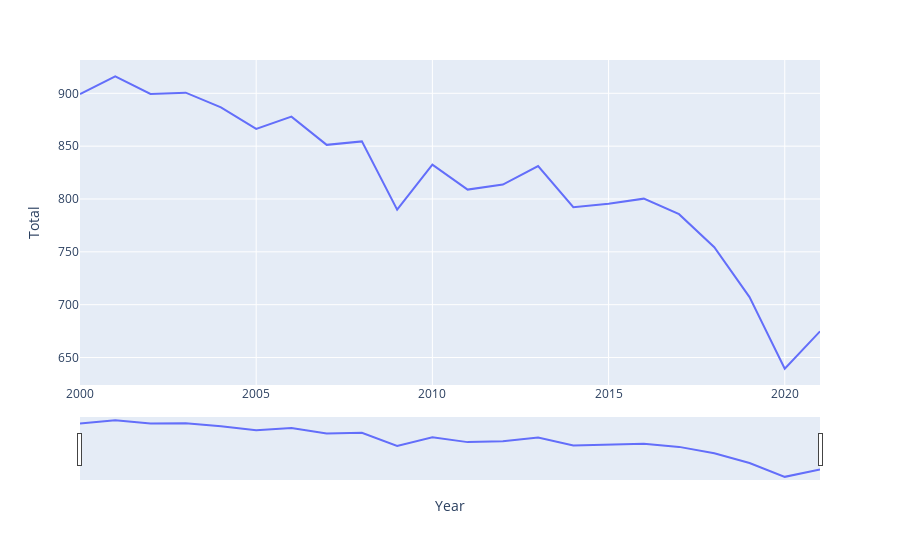

This figure's notebook cell:
### Code cell
#  plot to see total emission versus year for 'Germany'
fig_ger = px.line(df_ger, x="Year", y="Total")
fig_ger.update_xaxes(rangeslider_visible=True)
fig_ger.show()

### Figure 1 — Plotly figure (JSON) as saved in the notebook; plotly's stock layout.template omitted (floating-point values rounded to 4 significant figures)
{"data": [{"hovertemplate": "Year=%{x}<br>Total=%{y}<extra></extra>", "legendgroup": "", "line": {"color": "#636efa", "dash": "solid"}, "marker": {"symbol": "circle"}, "mode": "lines", "name": "", "orientation": "v", "showlegend": false, "type": "scatter", "x": [2000, 2001, 2002, 2003, 2004, 2005, 2006, 2007, 2008, 2009, 2010, 2011, 2012, 2013, 2014, 2015, 2016, 2017, 2018, 2019, 2020, 2021], "xaxis": "x", "y": [899.4, 916.1, 899.4, 900.6, 886.6, 866.3, 877.9, 851.2, 854.5, 789.9, 832.5, 808.9, 813.7, 831.2, 792.3, 795.6, 800.3, 785.6, 754.4, 707.1, 639.4, 674.8], "yaxis": "y"}], "layout": {"legend": {"tracegroupgap": 0}, "margin": {"t": 60}, "xaxis": {"anchor": "y", "domain": [0, 1], "rangeslider": {"visible": true}, "title": {"text": "Year"}}, "yaxis": {"anchor": "x", "domain": [0, 1], "title": {"text": "Total"}}}}
